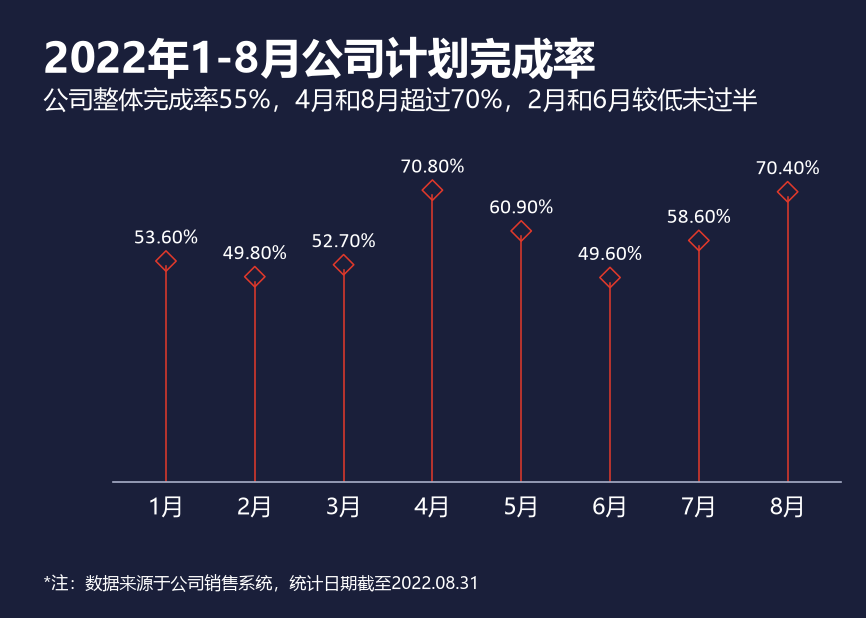

Recreate this plot in Python.
# -*- coding: utf-8 -*-
import matplotlib
matplotlib.use('Agg')
import matplotlib.pyplot as plt
from matplotlib.font_manager import FontProperties

f_title  = FontProperties(family='Microsoft YaHei', size=20, weight='bold')
f_sub    = FontProperties(family='Microsoft YaHei', size=12, weight='normal')
f_dlabel = FontProperties(family='Calibri', size=10, weight='normal')
f_xlabel = FontProperties(family='Microsoft YaHei', size=10)
f_ylabel = FontProperties(family='Calibri', size=10)
f_note   = FontProperties(family='Microsoft YaHei', size=9)

months = ['1月', '2月', '3月', '4月', '5月', '6月', '7月', '8月']
rates  = [53.60, 49.80, 52.70, 70.80, 60.90, 49.60, 58.60, 70.40]

x = list(range(len(months)))
y = rates

bg_color   = '#1A1F3A'
text_color = '#FFFFFF'
line_color = '#E0392B'

fig_w = 14.68 / 2.54
fig_h = 10.47 / 2.54
fig, ax = plt.subplots(figsize=(fig_w, fig_h), dpi=150)
fig.patch.set_facecolor(bg_color)
ax.set_facecolor(bg_color)

ax.set_xticks(x)
ax.set_xticklabels([])
ax.set_yticks([])
ax.set_ylim(0, 84)
ax.set_xlim(-0.6, len(months) - 0.4)

import math
diamond_s = 48
half_h_pt = math.sqrt(diamond_s) / 2.0
half_h_px = half_h_pt * fig.dpi / 72.0
p0 = ax.transData.transform((0, 0))
p1 = ax.transData.transform((0, 1))
delta = half_h_px / abs(p1[1] - p0[1])

for xi, yi in zip(x, y):
    ax.plot([xi, xi], [0, yi - delta], color=line_color, linewidth=0.75, zorder=2)
    ax.scatter(xi, yi, marker='D', s=diamond_s, facecolors='none',
               edgecolors=line_color, linewidths=0.75, zorder=4)
    ax.text(xi, yi + 3.0, f'{yi:.2f}%', ha='center', va='bottom',
            fontproperties=f_dlabel, color=text_color, fontsize=10, zorder=5)

for xi, m in zip(x, months):
    ax.text(xi, -0.04, m, transform=ax.get_xaxis_transform(),
            ha='center', va='top', fontproperties=f_xlabel,
            color=text_color, fontsize=11)

ax.spines['top'].set_visible(False)
ax.spines['right'].set_visible(False)
ax.spines['left'].set_visible(False)
ax.spines['bottom'].set_position('zero')
ax.spines['bottom'].set_color('#A8AEC8')
ax.spines['bottom'].set_linewidth(0.8)
ax.tick_params(axis='x', length=0, pad=8)
ax.tick_params(axis='y', length=0, pad=6)


fig.text(0.05, 0.94, '2022年1-8月公司计划完成率', ha='left', va='top',
         fontproperties=f_title, color=text_color)
fig.text(0.05, 0.86, '公司整体完成率55%，4月和8月超过70%，2月和6月较低未过半',
         ha='left', va='top', fontproperties=f_sub, color=text_color)

fig.text(0.05, 0.04, '*注：数据来源于公司销售系统，统计日期截至2022.08.31',
         ha='left', va='bottom', fontproperties=f_note, fontsize=8, color=text_color)

plt.subplots_adjust(left=0.13, right=0.97, top=0.78, bottom=0.22)
plt.savefig('菱形走势图.png', facecolor=bg_color, dpi=150)
print('saved 菱形走势图.png')
